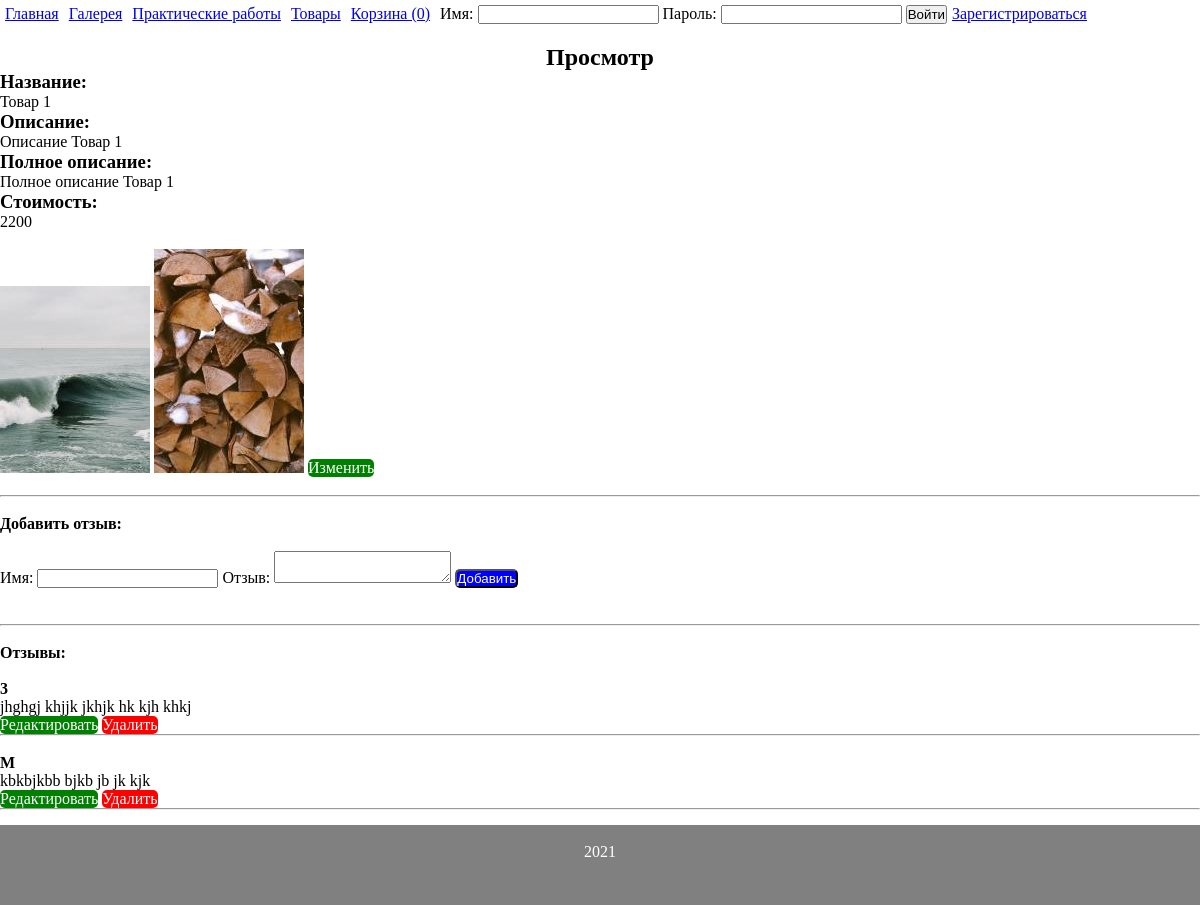
Page /item/1 on the committed database.
### tables this page shows
CREATE TABLE `products` (
  `id` int(11) NOT NULL,
  `name` mediumtext NOT NULL,
  `description` mediumtext NOT NULL,
  `more_description` text NOT NULL,
  `price` int(11) NOT NULL,
  `sreated_at` date NOT NULL
);

CREATE TABLE `pictures` (
  `id` int(11) NOT NULL,
  `id_products` int(11) NOT NULL,
  `image` mediumtext NOT NULL,
  `size` int(11) NOT NULL
);

CREATE TABLE `feedbacks` (
  `id` int(11) NOT NULL,
  `id_products` int(11) NOT NULL,
  `name` mediumtext NOT NULL,
  `feedback` text NOT NULL
);

### engine/db_connections.php (called while the page is built, shortened)
<?php
function getConnect() {
    static $db = null;
    if (is_null($db)) {
        $db = @mysqli_connect(DB_HOST . ':' . DB_PORT, DB_USERNAME, DB_PASSWORD, DB_DATABASE) or die("Ошибка " . mysqli_connect_error());
    }
    return $db;
}
function getDBRequest($request) {
    $res = @mysqli_query(getConnect(), $request) or die(mysqli_error(getConnect()));
    if ($res === true) {
        $row = true;
    } else if (isset($res->num_rows)) {
        $row = mysqli_fetch_all($res, MYSQLI_ASSOC);
    } else {
        $row = false;
    }
    return $row;
}

### models/products.php (called while the page is built, shortened)
<?php
function getOneItem($action, $id=null, $vars = null) {
    switch ($action) {
        case 'read':
            return getDBRequest("SELECT * FROM products WHERE id={$id}")[0];
            break;
    }
}
function getPicturesByProdId($id) {
    return getDBRequest("SELECT * FROM pictures WHERE id_products = '{$id}'");
}

### engine/controller.php (called while the page is built, shortened)
<?php
function prepareVariables($url_array) {
    if ($url_array[1] == "") {
        $params['page'] = 'index';
    } else {
        $params['page'] = $url_array[1];
    }
    $params['countP'] = countInBasket(session_id());
    $params['layout'] = 'app';
    switch ($params['page']) {
        case 'item':
            $params['page'] = implode('/', ['catalog', $url_array[1]]);
            if (isset($url_array[2])) {
                $id = (int) $url_array[2];
                $params['item'] = getOneItem('read', $id);
                $params['feedbacks'] = getFeedbacksById($id);
                $params['pics'] = getPicturesByProdId($id);
            }
            break;
    }
    return $params;
}

### models/feedbacks.php (called while the page is built, shortened)
<?php
function getFeedbacksById($idProd) {
    return getDBRequest("SELECT * FROM feedbacks WHERE id_products = {$idProd} ORDER BY id DESC");
}

### templates/catalog/item.php (the view, shortened to what this page needs)
<div class="titlePage">
    <h2>Просмотр</h2>
</div>
<div>
    <?php if(!empty($item['name'])): ?>
    <h3>Название:</h3>
        <div><?=$item["name"]?></div>
    <h3>Описание:</h3>
        <div><?=$item["description"]?></div>
    <h3>Полное описание:</h3>
        <div><?=$item["more_description"]?></div>
    <h3>Стоимость:</h3>
    <div><?=$item["price"]?></div>
    <br>
    <?php if (!empty($pics)):?>
    <?php foreach ($pics as $pic):?>
        <img src="/img/products/tmb/<?=$pic['image']?>">
    <?php endforeach;?>
    <?php endif;?>
    <a href="/edit-item/<?=$item['id']?>" class="btn-green">Изменить</a>
    <br><br>
    <hr>
    <br>
    <h4>Добавить отзыв:</h4><br>
    <form action="/item/<?=$item['id']?>" method="post">
        <label for="name">Имя:</label>
        <input type="text" name="name" value="<?php if(!empty($feed)) echo $feed['name']?>">
        <label for="feedback">Отзыв:</label>
        <textarea name="feedback"><?php if(!empty($feed)) echo $feed['feedback']?></textarea>
        <button type="submit" class="btn-blue">
        <?php if(!empty($feed)): ?>
            Изменить
        <?php else: ?>
            Добавить
        <?php endif; ?>
    </button>
    </form>
    <br><br>
    <hr>
    <br>
    <h4>Отзывы:</h4>
    <p>
        <?php if(!empty($feedbacks)): ?>
            <?php foreach($feedbacks as $feed): ?>
                <br>
                <div>
                    <h4><?=$feed['name']?></h4>
                    <p><?=$feed['feedback']?></p>
                </div>
                <a href="/item/<?=$item['id']?>/edit/<?=$feed['id']?>" class="btn-green">Редактировать</a>
                <a href="/item/<?=$item['id']?>/delete/<?=$feed['id']?>" class="btn-red">Удалить</a>
                <br>
                <hr>
            <?php endforeach; ?>
        <?php else: ?>
            <div>Об этом товаре еще нет отзывов</div>
        <?php endif; ?>
    </p>
    <?php else: ?>
    <div>Такого товара не существует</div>
    <?php endif; ?>
</div>

### public/css/main.css (style rules this page uses)
* { margin: 0; padding: 0; }
body { display: -webkit-box; display: -ms-flexbox; display: flex; -webkit-box-orient: vertical; -webkit-box-direction: normal; -ms-flex-direction: column; flex-direction: column; }
h1, h2, footer { margin-top: 15px; }
.titlePage { text-align: center; }
.btn-red { text-decoration: none; display: inline-block; background-color: red; color: white; border-radius: 5px; text-align: center; }
.btn-green { text-decoration: none; display: inline-block; background-color: green; color: white; border-radius: 5px; text-align: center; }
.btn-blue { text-decoration: none; display: inline-block; background-color: blue; color: white; border-radius: 5px; text-align: center; }
form { margin: 0 auto; }

### rows in the picture
products: name "Товар 1", description "Описание Товар 1", more_description "Полное описание Товар 1", price "2200"
pictures: image (picture)
pictures: image (picture)
feedbacks: name "3", feedback "jhghgj khjjk jkhjk hk kjh khkj"
feedbacks: name "M", feedback "kbkbjkbb bjkb jb jk kjk"

### other values in the picture
$key['title'] "Главная"
$key['title'] "Галерея"
$key['title'] "Практические работы"
$key['title'] "Товары"
$key['title'] "Корзина (0)"
